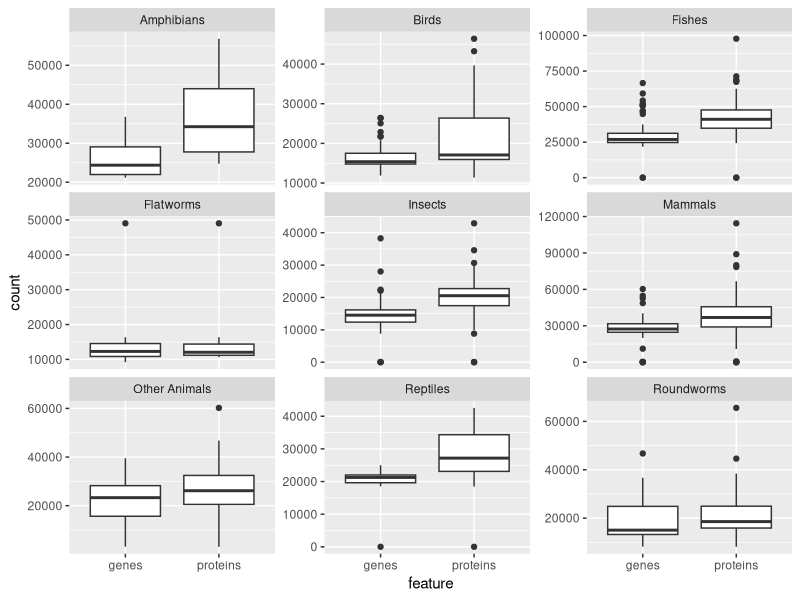
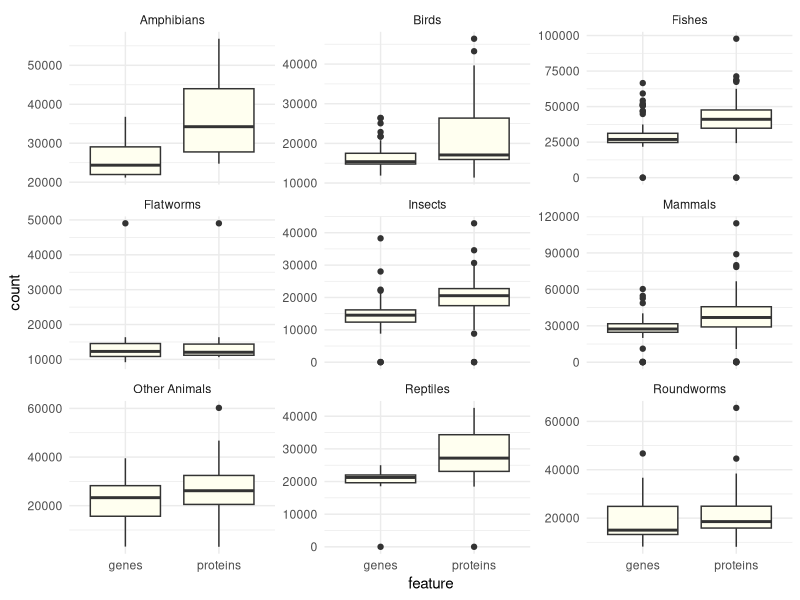
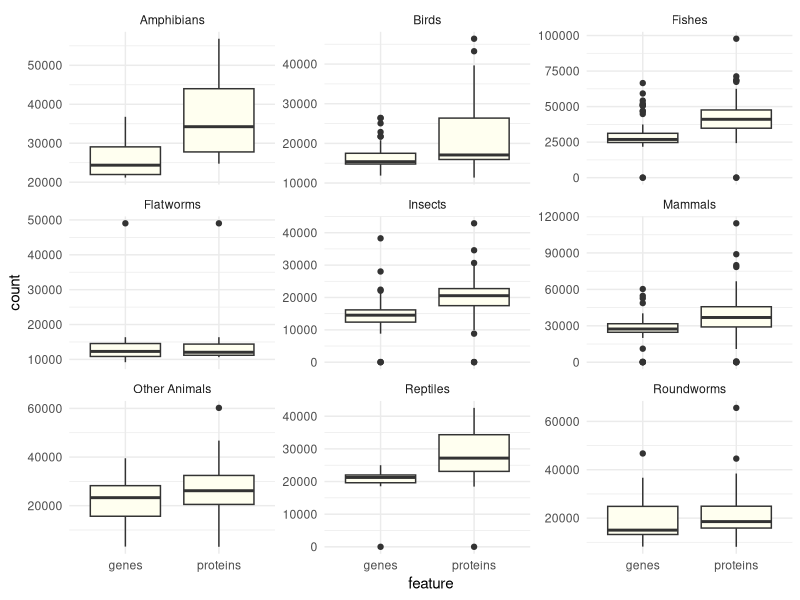

Here is the R script that generated these plots, in order:
# Description: Introduction to tidyverse
# Elixir Belgium workshop

# load the package tidyverse
library(tidyverse)

# ------------------------------------------------------------------------------
# Introduction to tidy data

# the turnips example

myturnips <- tibble(
  name = c("eileen", "bart", "kim"),
  day_1 = c(10, 9, 3),
  day_2 = c(11, 10, 15),
  day_3 = c(11, 17, 16)
)
myturnips

turnips_tidy <- gather(
  myturnips,
  `day_1`, `day_2`, `day_3`,
  key = "day",
  value = "turnips"
)
turnips_tidy

turnips_wide <- spread(turnips_tidy, key = "day", value = "turnips")
turnips_wide
# the original dataset
myturnips

# Can you talk about the difference?

# let's do a longer example with the animals

animals <- read_tsv(file = "data/animals.tsv")

glimpse(animals)

# let's gather genes and proteins as one variable
animals2 <-
  animals %>%
  select(subgroup, genes, proteins) %>%
  gather(key = "feature", value = "count", genes, proteins)

glimpse(animals2)
unique(animals2$feature)
# Now we can plot the features count
ggplot(
  data = animals2,
  aes(x = feature, y = count)) +
  geom_boxplot() +
  facet_wrap(~ subgroup, scales = "free_y")

# with a bit more tweaking
animals %>%
  select(subgroup, genes, proteins) %>%
  gather(key = "feature", value = "count", genes, proteins) %>%
  filter(!is.na(count)) %>%
  ggplot(aes(x = feature, y = count)) +
  geom_boxplot(fill = c("ivory")) +
  facet_wrap(~ subgroup, scales = "free_y") +
  theme_minimal()
# Save last plot
ggsave("plots/boxplot_features_subgroup.png")


# Go to scripts/exercises_tidyr.R
